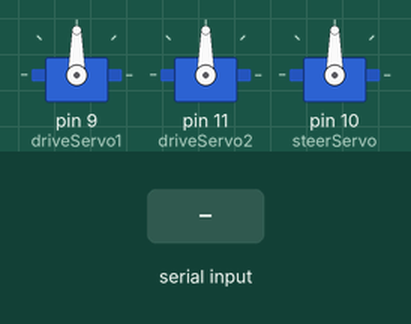
A sketch run on a simulated Arduino Uno, built with avr-gcc and run on an emulated ATmega328P. On the bench: 3 × servo. The test bench sets the inputs (shaded band).

Above: at 1.2 s.
1.3 s: "90,45,200\n" received over Serial
At 1.7 s:
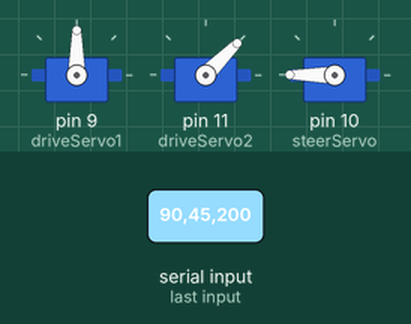
3.3 s: "30,150,10\n" received over Serial
At 3.56 s:
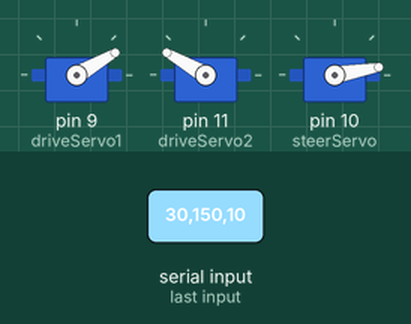
5.3 s: "1,90,45\n" received over Serial
At 5.55 s:
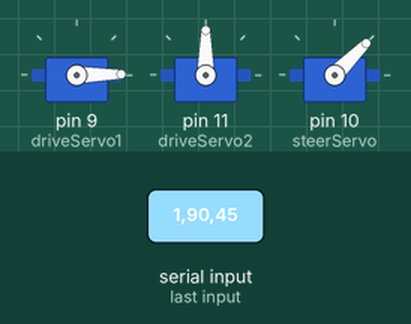
Timing chart, 0 to 8.3 s (numbered marks = the images above; inputs shaded):
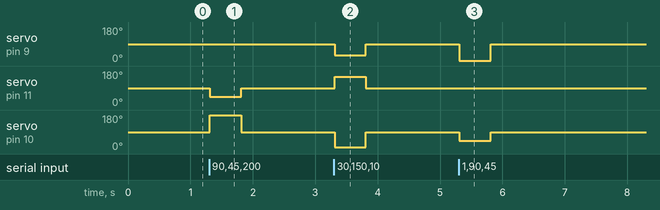

Measured:
- after the input at 1.3 s, servo on pin 11 (driveServo2): 90° → 45° at once, → 90° 0.50 s later; servo on pin 10 (steerServo): 90° → 180° at once, → 90° 0.50 s later
- after the input at 3.3 s, servo on pin 9 (driveServo1): 90° → 30° at once, → 90° 0.50 s later; servo on pin 11 (driveServo2): 90° → 150° at once, → 90° 0.50 s later; servo on pin 10 (steerServo): 90° → 10° at once, → 90° 0.50 s later
- after the input at 5.3 s, servo on pin 9 (driveServo1): 90° → 1° at once, → 90° 0.50 s later; servo on pin 10 (steerServo): 90° → 45° at once, → 90° 0.50 s later

The sketch:

Arduino_keyboard_steering_compensation.ino
```cpp
#include <Servo.h>

Servo driveServo1; // Left rear wheel
Servo driveServo2; // Right rear wheel
Servo steerServo;  // Front steering mechanism

String input;
int servoLeftVal = 90;
int servoRightVal = 90;
int servoSteerVal = 90;

unsigned long lastCommandTime = 0;
const int timeout = 500; // ms communication timeout

void setup() {
  Serial.begin(9600);
  // Attach servos to PWM pins
  driveServo1.attach(9);
  driveServo2.attach(11);
  steerServo.attach(10);

  // Initialize to stationary and centered positions
  driveServo1.write(90);
  driveServo2.write(90);
  steerServo.write(90);
}

void loop() {
  // Check if there is incoming serial data from PC
  if (Serial.available()) {
    input = Serial.readStringUntil('\n');

    // Parse the 3 comma-separated values: left_speed, right_speed, steering_angle
    int firstComma = input.indexOf(',');
    int secondComma = input.indexOf(',', firstComma + 1);

    if (firstComma > 0 && secondComma > 0) {
      servoLeftVal = input.substring(0, firstComma).toInt();
      servoRightVal = input.substring(firstComma + 1, secondComma).toInt();
      servoSteerVal = input.substring(secondComma + 1).toInt();
    }

    lastCommandTime = millis();

    // Write the exact pre-calculated signals to the servos
    driveServo1.write(servoLeftVal);
    driveServo2.write(servoRightVal);
    steerServo.write(servoSteerVal);
  }

  // ----- communication timeout safety -----
  // If PC disconnects or crashes, stop all motors immediately
  if (millis() - lastCommandTime > timeout) {
    driveServo1.write(90); // stop
    driveServo2.write(90); // stop
    steerServo.write(90);  // center
  }
}
```
